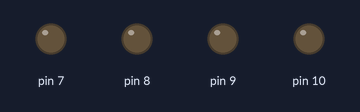
Simulated run of this sketch. Board: Arduino Uno, built with avr-gcc and run on an emulated ATmega328P. Parts: output pins drawn as LEDs (lit = HIGH).

Above: at 0.5 s.
At 1.5 s:
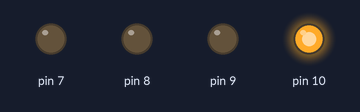
At 2.5 s:
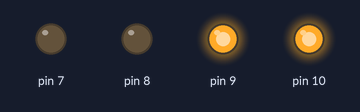
At 9.5 s:
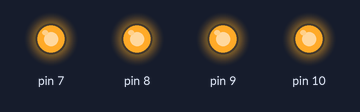
At 18.5 s:
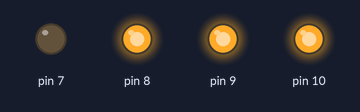
Timing chart, 0 to 19.5 s (numbered marks = the images above):
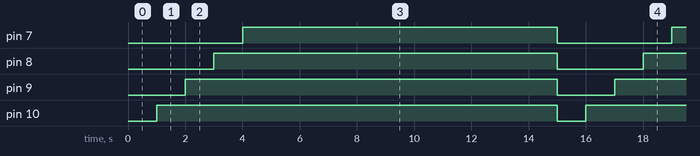

Measured:
- by itself, pin 7: alternates HIGH for 11.0 s and LOW for 4.0 s
- by itself, pin 8: alternates HIGH for 12.0 s and LOW for 3.0 s
- by itself, pin 9: alternates HIGH for 13.0 s and LOW for 2.0 s
- by itself, pin 10: alternates HIGH for 14.0 s and LOW for 1.0 s

The sketch:

testesequencia.ino
```cpp
unsigned long currentMillis, previousMillis, restartMillis; // time snapshots
const long interval = 1000; // interval in milliseconds
const long restartInterval = 15000; // start all over
byte numberOfLEDs = 4; // four LEDs
byte LED[] {10,9,8,7}; // array for the LEDs
byte pointer; // points to one LED

int porta_botao1 = 2;
//Porta ligada ao botao 2
int porta_botao2 = 3;
//Porta ligada ao botao 3
int porta_botao3 = 4;
//Porta ligada ao botao 4
int porta_botao4 = 5;

//Armazena o estado do rele - 0 (LOW) ou 1 (HIGH)
int estadorele1 = 1;
int estadorele2 = 1;
int estadorele3 = 1;
int estadorele4 = 1;

//Armazena o valor lido dos botoes
int leitura1 = 0;
int leitura2 = 0;
int leitura3 = 0;
int leitura4 = 0;

void setup() {
  for (int x = 0; x < numberOfLEDs; x ++) {
    pinMode (LED[x], OUTPUT); // make all the LED pins an output
  }
}

void loop() {
  if (currentMillis - restartMillis > restartInterval) { // if restart time is reached
    for (int x = 0; x < numberOfLEDs; x ++) {
      digitalWrite (LED[x], LOW); // turn all LEDs off
    }
    delay(interval); // boot with all LEDs off
    pointer = 0; // point to the first LED
    restartMillis = currentMillis; // reset restart timer
  }
  currentMillis = millis(); // update with every loop
  LEDs(); // run LED sequence
  servos();
}

void LEDs() {
  if (currentMillis - previousMillis > interval && pointer < numberOfLEDs) { // condition
    digitalWrite(LED[pointer], HIGH); // turn that LED on
    pointer ++; // point to the next LED
    previousMillis = currentMillis; // start a new interval
  }
}

void servos() {
  // servo code goes here
}
```
